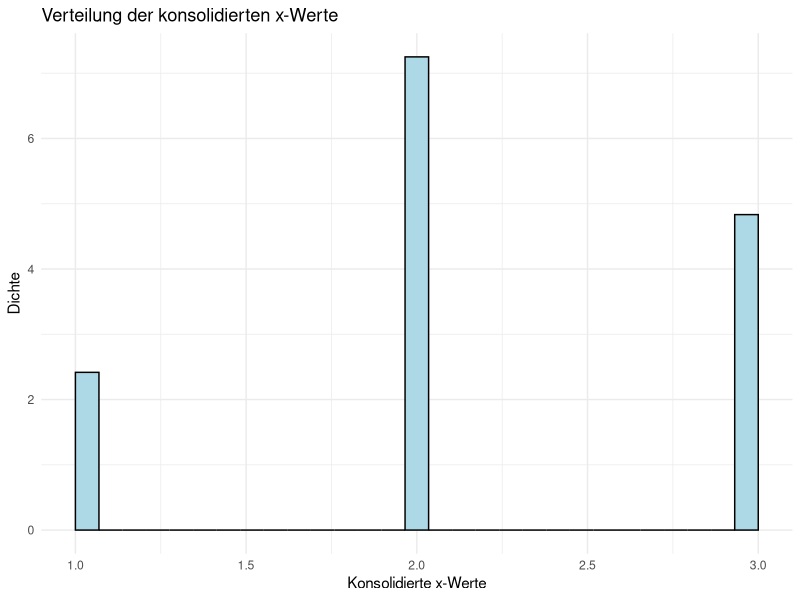

Reproduce this figure in R.
library(ggplot2)



# Gewichteter Median
gewichteter_median <- function(x, w) {
  # Sortieren der Daten
  o <- order(x)
  sx <- x[o]
  sw <- w[o]
  
  # Berechnen der kumulativen Summe der Gewichte und finden des Indexes, der 50% überschreitet
  cumsum_w <- cumsum(sw)
  idx <- which.max(cumsum_w >= sum(sw)/2)
  
  # Rückgabe des gewichteten Medians
  return(sx[idx])
}

# Definition der Funktion zur Berechnung der Kapazität eines Rechtecks
capacity <- function(rectangle) {
  # Berechnet die Breite und Höhe des Rechtecks.
  width <- abs(rectangle$x2 - rectangle$x1)
  height <- abs(rectangle$y2 - rectangle$y1)
  
  # Berechnet die Fläche.
  area <- width * height
  
  # Das Gewicht ist der Kehrwert der Fläche.
  weight <- 1 / area
  
  return(weight)
}

# Definition der Funktion für das Choquet-Integral
choquet_integral <- function(values, weights) {
  # Sortiert die Werte in abnehmender Reihenfolge.
  order <- order(values, decreasing = TRUE)
  values <- values[order]
  
  # Behält die zugehörigen Gewichte und berechnet die kumulativen Gewichte.
  weights <- weights[order]
  cumulative_weights <- cumsum(weights)
  
  # Fügt eine Null am Anfang der kumulativen Gewichte hinzu.
  cumulative_weights <- c(0, cumulative_weights)
  
  # Berechnet das Choquet-Integral.
  integral <- sum(diff(cumulative_weights) * values)
  
  return(integral)
}

# Erstellt eine Liste von ausgewählten Rechtecken.
rectangles <- list(
  list(x1 = 1, y1 = 1, x2 = 2, y2 = 2),
  list(x1 = 2, y1 = 2, x2 = 3, y2 = 3),
  list(x1 = 2, y1 = 2, x2 = 3, y2 = 3)
  # Fügen Sie weitere Rechtecke hinzu...
)

# Berechnet die Gewichte für jedes Rechteck.
weights <- sapply(rectangles, capacity)

# Normalisiert die Gewichte, so dass sie alle zusammen eins ergeben.
weights <- weights / sum(weights)

# Berechnet das Choquet-Integral für alle x1, x2, y1 und y2 Werte.
x1_integral <- choquet_integral(sapply(rectangles, function(rectangle) rectangle$x1), weights)
x2_integral <- choquet_integral(sapply(rectangles, function(rectangle) rectangle$x2), weights)
y1_integral <- choquet_integral(sapply(rectangles, function(rectangle) rectangle$y1), weights)
y2_integral <- choquet_integral(sapply(rectangles, function(rectangle) rectangle$y2), weights)

# Das "konsolidierte" Rechteck ist nun definiert durch die gewichteten x1, x2, y1 und y2 Werte.
konsolidiertes_rechteck <- list(x1 = x1_integral, y1 = y1_integral, x2 = x2_integral, y2 = y2_integral)

print(konsolidiertes_rechteck)

# Berechnet das Choquet-Integral für alle x1 Werte.
x1_werte <- sapply(rectangles, function(rectangle) rectangle$x1)
x1_integral <- choquet_integral(x1_werte, weights)

# Berechnet die Varianz und den Standardabweichung.
x1_median <- gewichteter_median(x1_werte, weights)
x1_varianz <- sum(weights * (x1_werte - x1_median)^2)
x1_standardabweichung <- sqrt(x1_varianz)

print(x1_varianz)
print(x1_standardabweichung)


######IMPACT und OCCURRENCE ZUSAMMENGEFASST
# Extrahiert alle X- und Y-Koordinaten
x_werte <- c(sapply(rectangles, function(rectangle) c(rectangle$x1, rectangle$x2)))
y_werte <- c(sapply(rectangles, function(rectangle) c(rectangle$y1, rectangle$y2)))

x_werte <- c(sapply(rectangles, function(rectangle) c(rectangle$x1, rectangle$x2)))

# Berechnung der Gewichte für die x-Werte
x_weights <- rep(weights, each = 2)

# Normalisierung der Gewichte, so dass sie zusammen eins ergeben
x_weights <- x_weights / sum(x_weights)

# Berechnung des gewichteten Durchschnitts
x_average <- sum(x_werte * x_weights)

# Berechnung der gewichteten Varianz
x_varianz <- sum(x_weights * (x_werte - x_average)^2)

# Berechnung der Standardabweichung
x_standardabweichung <- sqrt(x_varianz)

print(x_varianz)
print(x_standardabweichung)

# Berechnung des gewichteten Mittelwerts
x_mittelwert <- sum(x_werte * x_weights)

print(x_mittelwert)

# Gewichteter Median
gewichteter_median <- function(x, w) {
  # Sortieren der Daten
  o <- order(x)
  sx <- x[o]
  sw <- w[o]
  
  # Berechnen der kumulativen Summe der Gewichte und finden des Indexes, der 50% überschreitet
  cumsum_w <- cumsum(sw)
  idx <- which.max(cumsum_w >= sum(sw)/2)
  
  # Rückgabe des gewichteten Medians
  return(sx[idx])
}

x_median <- gewichteter_median(x_werte, x_weights)

print(x_median)

# Erstellen Sie einen Dataframe aus den X-Werten und Gewichten
df <- data.frame(x = x_werte, weights = x_weights)

# Erstellen Sie ein gewichtetes Histogramm
ploti <-ggplot(df, aes(x = x)) +
  geom_histogram(aes(y = ..density.., weight = weights), bins = 30, fill = "lightblue", color = "black") +
  theme_minimal() +
  labs(x = "Konsolidierte x-Werte", y = "Dichte", title = "Verteilung der konsolidierten x-Werte")

plot (ploti)

# Gewichtete Quantilfunktion
gewichtete_quantile <- function(x, w, probs){
  # Sortieren der Daten
  o <- order(x)
  sx <- x[o]
  sw <- w[o]
  
  # Berechnung der kumulativen Summe der Gewichte
  cumsum_w <- cumsum(sw)
  
  # Suchen der Indizes, die die gewünschten Quantile erreichen
  idx <- sapply(probs, function(p) which.min(abs(cumsum_w - p * sum(sw))))
  
  # Rückgabe der gewichteten Quantile
  return(sx[idx])
}

# Berechnung der gewichteten Quantile
q1 <- gewichtete_quantile(x_werte, x_weights, 0.25)
q3 <- gewichtete_quantile(x_werte, x_weights, 0.75)
min_x <- gewichtete_quantile(x_werte, x_weights, 0)
max_x <- gewichtete_quantile(x_werte, x_weights, 1)

# Berechnung des Interquartilsrange und des Bereichs
iqr <- q3 - q1
range_x <- max_x - min_x

print(paste0("Q1: ", q1))
print(paste0("Q3: ", q3))
print(paste0("Min: ", min_x))
print(paste0("Max: ", max_x))
print(paste0("IQR: ", iqr))
print(paste0("Range: ", range_x))


